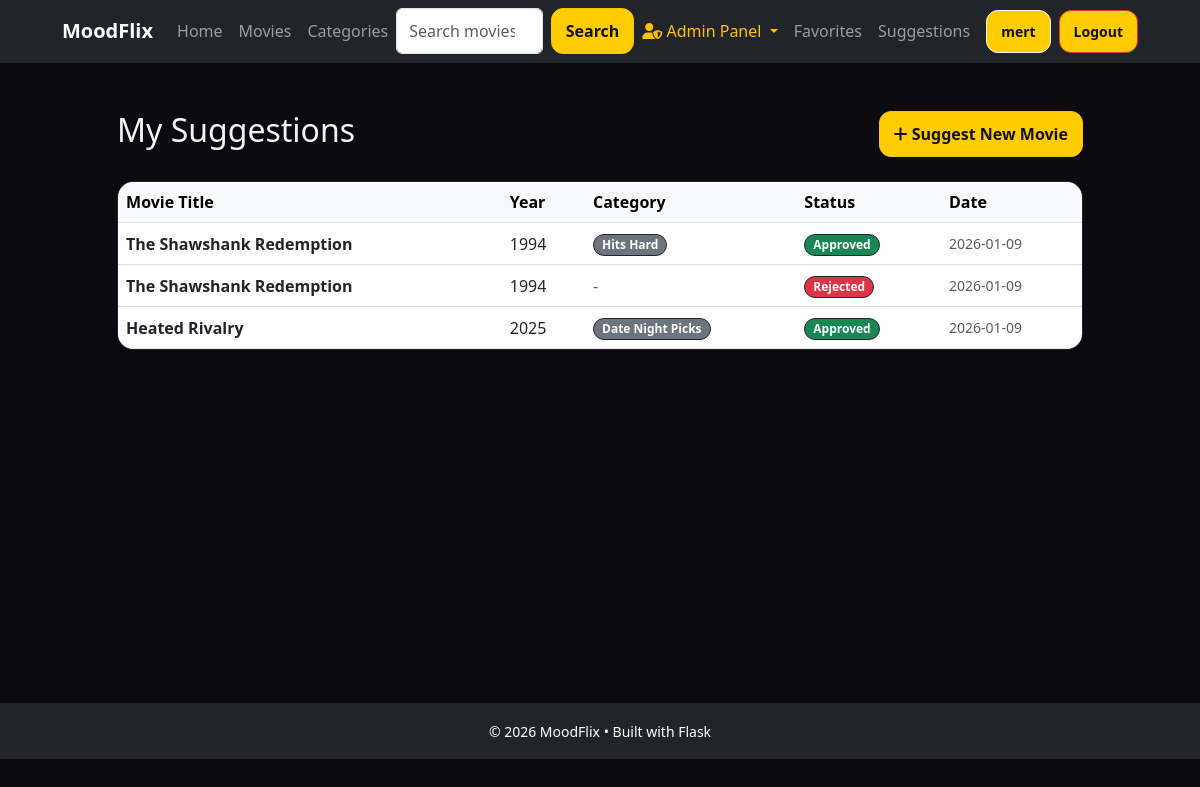
Before: /suggestions/ (signed in) with the older database file.
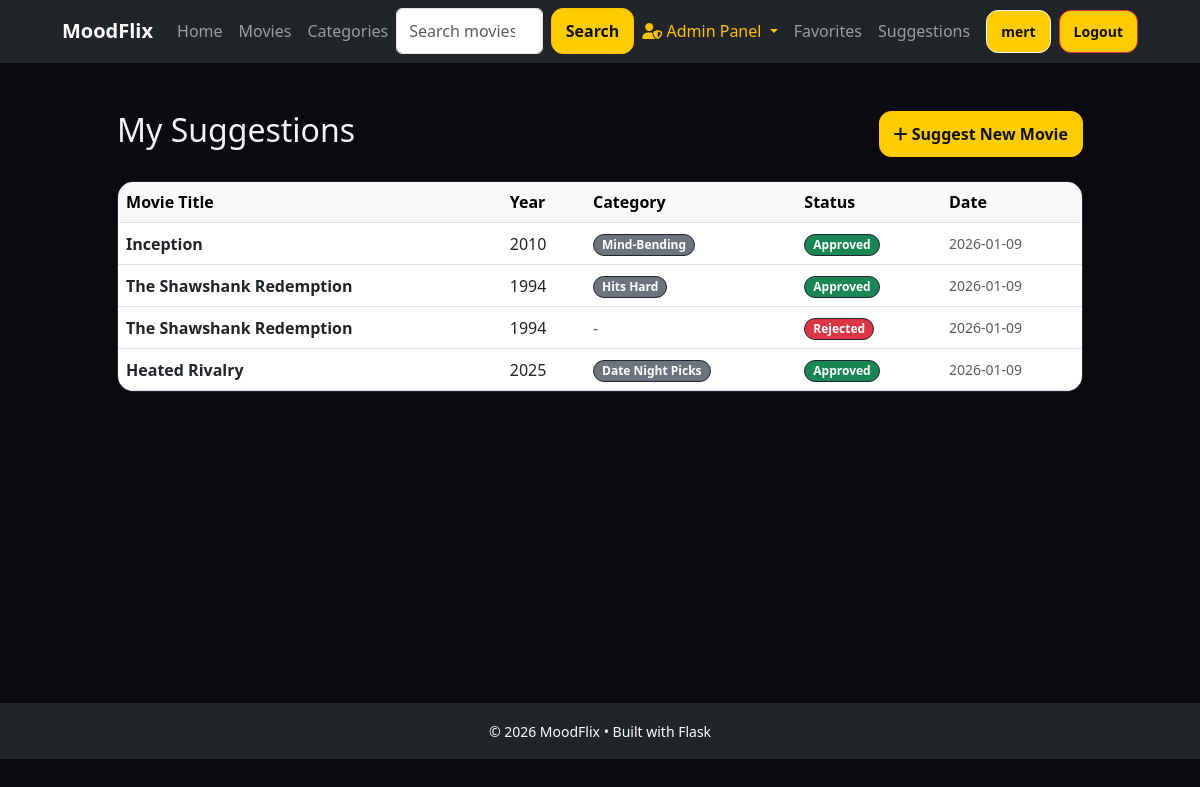
After: the same page with the newer database file.
### app/models/suggestion.py (models this page shows, shortened)
class Suggestion(db.Model):
    __tablename__ = "suggestions"
    id = db.Column(db.Integer, primary_key=True)
    user_id = db.Column(db.Integer, db.ForeignKey('users.id'), nullable=False)
    mood_category_id = db.Column(db.Integer, db.ForeignKey('mood_categories.id'), nullable=True)
    title = db.Column(db.String(255), nullable=False)
    year = db.Column(db.Integer, nullable=True)
    description = db.Column(db.Text, nullable=True)
    posterUrl = db.Column(db.String(500), nullable=True)
    imdbRating = db.Column(db.Float, nullable=True)
    status = db.Column(db.String(50), default="pending")  # pending, approved, rejected
    createdAt = db.Column(db.DateTime, default=datetime.utcnow)
    mood_category = db.relationship('MoodCategory', backref='suggestions')

### app/models/mood_category.py (models this page shows, shortened)
class MoodCategory(db.Model):
    __tablename__ = "mood_categories"
    id = db.Column(db.Integer, primary_key=True)
    name = db.Column(db.String(255), nullable=False)
    description = db.Column(db.Text, nullable=True)

### app/controllers/suggestion_controller.py (the view)
@suggestion_bp.get("/")
def list_suggestions():
    if not current_user.is_authenticated:
        flash("Please log in to view suggestions.", "error")
        return redirect(url_for("auth.login"))
    suggestions = SuggestionService.listUserSuggestions(current_user.id)
    return render_template("suggestions/list.html", suggestions=suggestions)

### app/__init__.py (called while the page is built)
def init_extensions(app: Flask) -> None:
    db.init_app(app)
    import_models()
    migrate.init_app(app, db)
    login_manager.init_app(app)
    login_manager.login_view = "auth.login"
    from app.models.user import User
    @login_manager.user_loader
    def load_user(user_id):
        return User.query.get(int(user_id))

### app/services/suggestion_service.py (called while the page is built)
    @staticmethod
    def listUserSuggestions(userId: int) -> list[Suggestion]:
        return Suggestion.query.filter_by(user_id=userId).order_by(Suggestion.createdAt.desc()).all()

### app/views/templates/suggestions/list.html (shortened to what this page needs)
{% extends "base.html" %}
{% block content %}
<div class="container py-4">
    <div class="d-flex justify-content-between align-items-center mb-4">
        <h2>My Suggestions</h2>
        <a href="{{ url_for('suggestion.submit_suggestion_route') }}" class="btn btn-warning">
            <i class="fas fa-plus"></i> Suggest New Movie
        </a>
    </div>
    {% if suggestions %}
        <div class="card shadow-sm">
            <div class="table-responsive">
                <table class="table table-hover mb-0 align-middle">
                    <thead class="table-light">
                        <tr>
                            <th>Movie Title</th>
                            <th>Year</th>
                            <th>Category</th>
                            <th>Status</th>
                            <th>Date</th>
                        </tr>
                    </thead>
                    <tbody>
                        {% for s in suggestions %}
                        <tr>
                            <td class="fw-bold">{{ s.title }}</td>
                            <td>{{ s.year or '-' }}</td>
                            <td>
                                {% if s.mood_category %}
                                    <span class="badge bg-secondary">{{ s.mood_category.name }}</span>
                                {% else %}
                                    <span class="text-muted">-</span>
                                {% endif %}
                            </td>
                            <td>
                                {% if s.status == 'approved' %}
                                    <span class="badge bg-success">Approved</span>
                                {% elif s.status == 'rejected' %}
                                    <span class="badge bg-danger">Rejected</span>
                                {% else %}
                                    <span class="badge bg-warning text-dark">Pending</span>
                                {% endif %}
                            </td>
                            <td class="text-muted small">
                                {{ s.createdAt.strftime('%Y-%m-%d') if s.createdAt else '' }}
                            </td>
                        </tr>
                        {% endfor %}
                    </tbody>
                </table>
            </div>
        </div>
    {% endif %}
</div>
{% endblock %}

Changed rows visible on the page:
added Suggestion: title "Inception", year "2010", mood_category.name "Mind-Bending", status "Approved", createdAt "2026-01-09"
